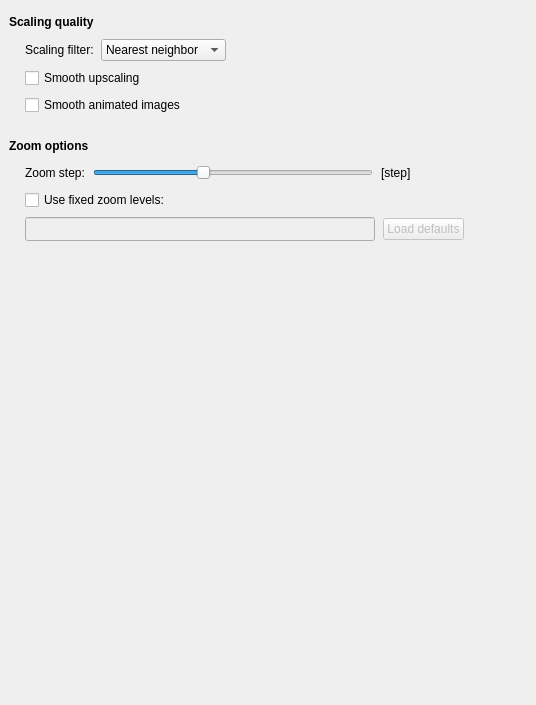
             <widget class="QWidget" name="scrollAreaWidgetContents_3">
              <property name="geometry">
               <rect>
                <x>0</x>
                <y>0</y>
                <width>536</width>
                <height>705</height>
               </rect>
              </property>
              <layout class="QVBoxLayout" name="verticalLayout_27">
               <property name="spacing">
                <number>6</number>
               </property>
               <property name="leftMargin">
                <number>9</number>
               </property>
               <property name="topMargin">
                <number>9</number>
               </property>
               <property name="rightMargin">
                <number>9</number>
               </property>
               <property name="bottomMargin">
                <number>9</number>
               </property>
               <item>
                <spacer name="verticalSpacer_8">
                 <property name="orientation">
                  <enum>Qt::Vertical</enum>
                 </property>
                 <property name="sizeType">
                  <enum>QSizePolicy::Fixed</enum>
                 </property>
                 <property name="sizeHint" stdset="0">
                  <size>
                   <width>20</width>
                   <height>6</height>
                  </size>
                 </property>
                </spacer>
               </item>
               <item>
                <layout class="QHBoxLayout" name="horizontalLayout_11">
                 <property name="leftMargin">
                  <number>0</number>
                 </property>
                 <property name="topMargin">
                  <number>0</number>
                 </property>
                 <property name="rightMargin">
                  <number>0</number>
                 </property>
                 <item>
                  <widget class="QLabel" name="title3">
                   <property name="font">
                    <font>
                     <bold>true</bold>
                    </font>
                   </property>
                   <property name="text">
                    <string>Scaling quality</string>
                   </property>
                  </widget>
                 </item>
                 <item>
                  <widget class="QWidget" name="widget_10" native="true">
                   <property name="sizePolicy">
                    <sizepolicy hsizetype="Expanding" vsizetype="Preferred">
                     <horstretch>0</horstretch>
                     <verstretch>0</verstretch>
                    </sizepolicy>
                   </property>
                   <property name="accessibleName">
                    <string notr="true">SLine</string>
                   </property>
                  </widget>
                 </item>
                </layout>
               </item>
               <item>
                <layout class="QVBoxLayout" name="verticalLayout_23">
                 <property name="spacing">
                  <number>7</number>
                 </property>
                 <property name="leftMargin">
                  <number>16</number>
                 </property>
                 <property name="topMargin">
                  <number>4</number>
                 </property>
                 <property name="rightMargin">
                  <number>0</number>
                 </property>
                 <property name="bottomMargin">
                  <number>0</number>
                 </property>
                 <item>
                  <layout class="QHBoxLayout" name="horizontalLayout_5">
                   <item>
                    <widget class="QLabel" name="scalingQualityLabel">
                     <property name="enabled">
                      <bool>true</bool>
                     </property>
                     <property name="sizePolicy">
                      <sizepolicy hsizetype="Minimum" vsizetype="Minimum">
                       <horstretch>0</horstretch>
                       <verstretch>0</verstretch>
                      </sizepolicy>
                     </property>
                     <property name="minimumSize">
                      <size>
                       <width>0</width>
                       <height>0</height>
                      </size>
                     </property>
                     <property name="toolTip">
                      <string/>
                     </property>
                     <property name="text">
                      <string>Scaling filter:</string>
                     </property>
                    </widget>
                   </item>
                   <item>
                    <widget class="QComboBox" name="scalingQualityComboBox">
                     <property name="enabled">
                      <bool>true</bool>
                     </property>
                     <property name="sizePolicy">
                      <sizepolicy hsizetype="Minimum" vsizetype="Minimum">
                       <horstretch>0</horstretch>
                       <verstretch>0</verstretch>
                      </sizepolicy>
                     </property>
                     <property name="minimumSize">
                      <size>
                       <width>0</width>
                       <height>0</height>
                      </size>
                     </property>
                     <property name="toolTip">
                      <string/>
                     </property>
                     <property name="toolTipDuration">
                      <number>-1</number>
                     </property>
                     <property name="currentIndex">
                      <number>0</number>
                     </property>
                     <item>
                      <property name="text">
                       <string>Nearest neighbor</string>
                      </property>
                     </item>
                     <item>
                      <property name="text">
                       <string>Bilinear</string>
                      </property>
                     </item>
                    </widget>
                   </item>
                   <item>
                    <spacer name="horizontalSpacer_29">
                     <property name="orientation">
                      <enum>Qt::Horizontal</enum>
                     </property>
                     <property name="sizeHint" stdset="0">
                      <size>
                       <width>40</width>
                       <height>20</height>
                      </size>
                     </property>
                    </spacer>
                   </item>
                  </layout>
                 </item>
                 <item>
                  <widget class="QCheckBox" name="smoothUpscalingCheckBox">
                   <property name="sizePolicy">
                    <sizepolicy hsizetype="MinimumExpanding" vsizetype="Minimum">
                     <horstretch>0</horstretch>
                     <verstretch>0</verstretch>
                    </sizepolicy>
                   </property>
                   <property name="minimumSize">
                    <size>
                     <width>0</width>
                     <height>0</height>
                    </size>
                   </property>
                   <property name="toolTip">
                    <string>When unchecked, nearest neighbor algorithm will be used for upscaling.</string>
                   </property>
                   <property name="text">
                    <string>Smooth upscaling</string>
                   </property>
                  </widget>
                 </item>
                 <item>
                  <widget class="QCheckBox" name="smoothAnimatedImagesCheckBox">
                   <property name="sizePolicy">
                    <sizepolicy hsizetype="MinimumExpanding" vsizetype="Minimum">
                     <horstretch>0</horstretch>
                     <verstretch>0</verstretch>
                    </sizepolicy>
                   </property>
                   <property name="minimumSize">
                    <size>
                     <width>0</width>
                     <height>0</height>
                    </size>
                   </property>
                   <property name="text">
                    <string>Smooth animated images</string>
                   </property>
                  </widget>
                 </item>
                </layout>
               </item>
               <item>
                <spacer name="verticalSpacer_13">
                 <property name="orientation">
                  <enum>Qt::Vertical</enum>
                 </property>
                 <property name="sizeType">
                  <enum>QSizePolicy::Fixed</enum>
                 </property>
                 <property name="sizeHint" stdset="0">
                  <size>
                   <width>20</width>
                   <height>18</height>
                  </size>
                 </property>
                </spacer>
               </item>
               <item>
                <layout class="QHBoxLayout" name="horizontalLayout_13">
                 <property name="leftMargin">
                  <number>0</number>
                 </property>
                 <property name="topMargin">
                  <number>0</number>
                 </property>
                 <property name="rightMargin">
                  <number>0</number>
                 </property>
                 <item>
                  <widget class="QLabel" name="label_19">
                   <property name="font">
                    <font>
                     <bold>true</bold>
                    </font>
                   </property>
                   <property name="text">
                    <string>Zoom options</string>
                   </property>
                  </widget>
                 </item>
                 <item>
                  <widget class="QWidget" name="widget_11" native="true">
                   <property name="sizePolicy">
                    <sizepolicy hsizetype="Expanding" vsizetype="Preferred">
                     <horstretch>0</horstretch>
                     <verstretch>0</verstretch>
                    </sizepolicy>
                   </property>
                   <property name="accessibleName">
                    <string notr="true">SLine</string>
                   </property>
                  </widget>
                 </item>
                </layout>
               </item>
               <item>
                <layout class="QVBoxLayout" name="verticalLayout_24">
                 <property name="spacing">
                  <number>7</number>
                 </property>
                 <property name="leftMargin">
                  <number>16</number>
                 </property>
                 <property name="topMargin">
                  <number>4</number>
                 </property>
                 <item>
                  <layout class="QHBoxLayout" name="horizontalLayout_20" stretch="0,0,0,0">
                   <property name="spacing">
                    <number>8</number>
                   </property>
                   <property name="topMargin">
                    <number>0</number>
                   </property>
                   <property name="rightMargin">
                    <number>0</number>
                   </property>
                   <item>
                    <widget class="QLabel" name="label_12">
                     <property name="text">
                      <string>Zoom step:</string>
                     </property>
                    </widget>
                   </item>
                   <item>
                    <widget class="QSlider" name="zoomStepSlider">
                     <property name="sizePolicy">
                      <sizepolicy hsizetype="Preferred" vsizetype="Fixed">
                       <horstretch>0</horstretch>
                       <verstretch>0</verstretch>
                      </sizepolicy>
                     </property>
                     <property name="minimumSize">
                      <size>
                       <width>280</width>
                       <height>0</height>
                      </size>
                     </property>
                     <property name="maximumSize">
                      <size>
                       <width>300</width>
                       <height>16777215</height>
                      </size>
                     </property>
                     <property name="minimum">
                      <number>1</number>
                     </property>
                     <property name="maximum">
                      <number>50</number>
                     </property>
                     <property name="pageStep">
                      <number>10</number>
                     </property>
                     <property name="value">
                      <number>20</number>
                     </property>
                     <property name="orientation">
                      <enum>Qt::Horizontal</enum>
                     </property>
                     <property name="tickPosition">
                      <enum>QSlider::NoTicks</enum>
                     </property>
                     <property name="tickInterval">
                      <number>5</number>
                     </property>
                    </widget>
                   </item>
                   <item>
                    <widget class="QLabel" name="zoomStepLabel">
                     <property name="sizePolicy">
                      <sizepolicy hsizetype="Preferred" vsizetype="Preferred">
                       <horstretch>0</horstretch>
                       <verstretch>0</verstretch>
                      </sizepolicy>
                     </property>
                     <property name="minimumSize">
                      <size>
                       <width>60</width>
                       <height>0</height>
                      </size>
                     </property>
                     <property name="maximumSize">
                      <size>
                       <width>60</width>
                       <height>16777215</height>
                      </size>
                     </property>
                     <property name="text">
                      <string>[step]</string>
                     </property>
                    </widget>
                   </item>
                   <item>
                    <spacer name="horizontalSpacer_4">
                     <property name="orientation">
                      <enum>Qt::Horizontal</enum>
                     </property>
                     <property name="sizeHint" stdset="0">
                      <size>
                       <width>40</width>
                       <height>20</height>
                      </size>
                     </property>
                    </spacer>
                   </item>
                  </layout>
                 </item>
                 <item>
                  <widget class="QCheckBox" name="useFixedZoomLevelsCheckBox">
                   <property name="text">
                    <string>Use fixed zoom levels:</string>
                   </property>
                  </widget>
                 </item>
                 <item>
                  <widget class="QWidget" name="widget" native="true">
                   <property name="enabled">
                    <bool>false</bool>
                   </property>
                   <layout class="QHBoxLayout" name="horizontalLayout_26">
                    <property name="spacing">
                     <number>8</number>
                    </property>
                    <property name="leftMargin">
                     <number>0</number>
                    </property>
                    <property name="topMargin">
                     <number>0</number>
                    </property>
                    <property name="rightMargin">
                     <number>0</number>
                    </property>
                    <property name="bottomMargin">
                     <number>0</number>
                    </property>
                    <item>
                     <widget class="QLineEdit" name="zoomLevels">
                      <property name="sizePolicy">
                       <sizepolicy hsizetype="Minimum" vsizetype="Fixed">
                        <horstretch>0</horstretch>
                        <verstretch>0</verstretch>
                       </sizepolicy>
                      </property>
                      <property name="minimumSize">
                       <size>
                        <width>350</width>
                        <height>24</height>
                       </size>
                      </property>
                     </widget>
                    </item>
                    <item>
                     <widget class="QPushButton" name="resetZoomLevelsButton">
                      <property name="text">
                       <string>Load defaults</string>
                      </property>
                     </widget>
                    </item>
                    <item>
                     <spacer name="horizontalSpacer_30">
                      <property name="orientation">
                       <enum>Qt::Horizontal</enum>
                      </property>
                      <property name="sizeHint" stdset="0">
                       <size>
                        <width>40</width>
                        <height>20</height>
                       </size>
                      </property>
                     </spacer>
                    </item>
                   </layout>
                  </widget>
                 </item>
                </layout>
               </item>
               <item>
                <spacer name="verticalSpacer_7">
                 <property name="orientation">
                  <enum>Qt::Vertical</enum>
                 </property>
                 <property name="sizeHint" stdset="0">
                  <size>
                   <width>20</width>
                   <height>215</height>
                  </size>
                 </property>
                </spacer>
               </item>
              </layout>
             </widget>
